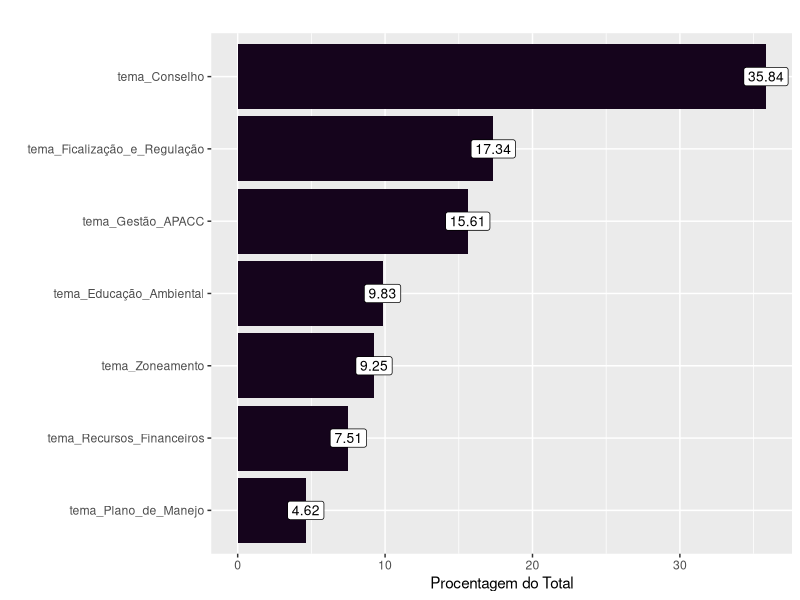

Generate this figure with R: (Note: this script raises an error after producing the figure.)
## ---- chunk 1
knitr::opts_chunk$set(echo = TRUE)
## ---- chunk 2
# define packages to be used
packages <- c('RQDA', 'dplyr', 'ggplot2', 'stringr', 'readxl')
## ---- chunk 3
# load all packages
lapply(packages, require, character.only = TRUE)
## ---- chunk 4
cont_cod_data <- read.csv("data/cont_cod_data.csv")
coding_table <- read.csv("data/coding_table.csv")
## ---- chunk 5
# selecionar codigos relativos ao tema 
# (durante a codificacao foi usado o termo 'tema_' para ajudar na separacao das informacoes)
cont_cod_tema <- cont_cod_data[str_detect(cont_cod_data$Var1, "tema_"),]

# visualizar base
cont_cod_tema

# criar variavel de  proporcao de cada tema em relacao ao total
cont_cod_tema <- mutate(cont_cod_tema, prop_tema = round((Freq / sum(Freq))*100, 2) )

# ordenar os valores
cont_cod_tema$Var1 <- factor(cont_cod_tema$Var1, 
                             levels = cont_cod_tema$Var1[order(cont_cod_tema$prop_tema)])

# visualizar graficamente e salvar
ggplot(cont_cod_tema, aes(x = Var1, y = prop_tema))+
  geom_bar(stat = "identity", fill = "#15041c") +
  geom_label(aes(x = Var1, y = prop_tema, label = prop_tema), size = 3.5)+
  labs(y = "Procentagem do Total", x = "", title = "") +
  coord_flip()+
  ggsave("prop_debate_tema.png", path = "results",width = 7, height = 3, units = "in")
## ---- chunk 6

# selecionar codigos que nao sao de representantes 
paste_voz<- c("cat_", "tema_", "DESTAQUES", "DUVIDA_", "atua_", "DECISOES", "termo_", "tema2_", "IDENT_MEMO")
cont_cod_rep <- cont_cod_data[!str_detect(cont_cod_data$Var1, paste(paste_voz, collapse = '|')),] 

# Carregar base de dados de conselheiros e categorias das suas respectivas intituicoes
representantes_instituicoes_apacc <- read_excel("data/representantes_instituicoes_apacc.xlsx")

# funcao para padronizar nomes
cleanString <- function(x){
  library(plyr); library(stringi); library(stringr)
  x_mani = stri_trans_general(x, "Latin-ASCII")%>%
    str_replace_all("_", " ")%>%
    tolower()
  return(x_mani)
}

# executa funcao
representantes_instituicoes_apacc$nome_consel <- cleanString(representantes_instituicoes_apacc$nome_consel)
cont_cod_rep$nome_consel <- cleanString(cont_cod_rep$Var1)

# mergir bases
participaData <- merge(cont_cod_rep, representantes_instituicoes_apacc, by = "nome_consel") 

# retirar contagem do presidente do conselho e dos analistas*
participaData <- participaData[participaData$entidade_sigla != "ICMBIO",]

# contagem por grupo
participa_cont <- aggregate(participaData$Freq, by=list(Category=participaData$categoria1), FUN=sum)

# inserir info de assentos na base
participa_cont$numero_assentos <- c(6, 6, 12, 8, 3, 3)

# calcular proporcionalidade
participa_cont <- mutate(participa_cont, participaProp = round((x/numero_assentos),1))

# renomear para grafico
participa_cont$Category <- as.character(participa_cont$Category)
participa_cont$Category[6] <- "Organizações de educação e cultura \n e associações comunitárias"

# ordenar
participa_cont$Category <- factor(participa_cont$Category, 
                              levels = participa_cont$Category[order(participa_cont$participaProp)])
# grafico comparativo
ggplot(participa_cont, aes(x = Category, y = participaProp))+
  geom_bar(stat = "identity", fill = "#15041c") +
  geom_label(aes(label = participaProp), size = 3.5)+
  labs(y = "Número de Situações de Fala por Assento", x = "", title = "") +
  coord_flip()+
  ggsave("prop_voz_cat.png", path = "results", width = 8, height = 3, units = "in")

## ---- chunk 7
# selecionar codigos de conselheiros e atuacao
paste_atua <- c("convidad_","cat_", "tema_", "DESTAQUES", "DUVIDA_", "DECISOES", "termo_", "tema2_", "_1", "IDENT_MEMO")
code_atua <- cont_cod_data$Var1[!str_detect(cont_cod_data$Var1, paste(paste_atua, collapse = '|'))]
code_atua <- as.character(code_atua)

# capturar relacoes de inclusao
include_matrix <- crossCodes(codeList = code_atua, 
                           data = coding_table, 
                           relation = "inclusion")
